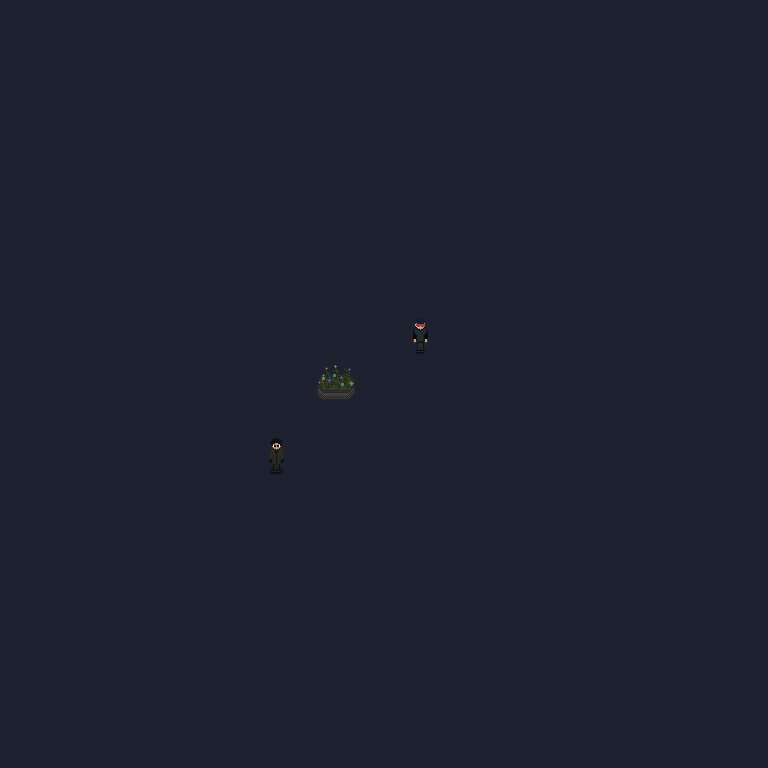

Tiled map render using the project's own tile images. Description and the map definition, with tile-layer contents summarised, below:
An orthogonal 32x32 tile map with 24x24 px tiles, 10 tile layers (Floor, Walls, UnderChars1, UnderChars2, ...), 3 tilesets.

<map version="1.0" tiledversion="1.1.6" orientation="orthogonal" renderorder="right-down" width="32" height="32" tilewidth="24" tileheight="24" infinite="0" nextobjectid="1">
 <tileset firstgid="1" source="Floors.tsx" />
 <tileset firstgid="111" source="Characters.tsx" />
 <tileset firstgid="136" source="Objects.tsx" />
 <layer name="Floor" width="32" height="32">
  <data>[1024 cells, 1024 non-empty, 1 distinct tile ids]</data>
 </layer>
 <layer name="Walls" width="32" height="32">
  <data>[1024 cells, 2 non-empty, 2 distinct tile ids]</data>
 </layer>
 <layer name="UnderChars1" width="32" height="32">
  <data>[1024 cells, 0 non-empty, 0 distinct tile ids]</data>
 </layer>
 <layer name="UnderChars2" width="32" height="32">
  <data>[1024 cells, 0 non-empty, 0 distinct tile ids]</data>
 </layer>
 <layer name="OverChars1" width="32" height="32">
  <data>[1024 cells, 2 non-empty, 2 distinct tile ids]</data>
 </layer>
 <layer name="OverChars2" width="32" height="32">
  <data>[1024 cells, 0 non-empty, 0 distinct tile ids]</data>
 </layer>
 <layer name="PostFX1" width="32" height="32">
  <data>[1024 cells, 0 non-empty, 0 distinct tile ids]</data>
 </layer>
 <layer name="PostFX2" width="32" height="32">
  <data>[1024 cells, 0 non-empty, 0 distinct tile ids]</data>
 </layer>
 <layer name="PostFX3" width="32" height="32">
  <data>[1024 cells, 0 non-empty, 0 distinct tile ids]</data>
 </layer>
 <layer name="Characters" width="32" height="32">
  <data>[1024 cells, 4 non-empty, 4 distinct tile ids]</data>
 </layer>
</map>
